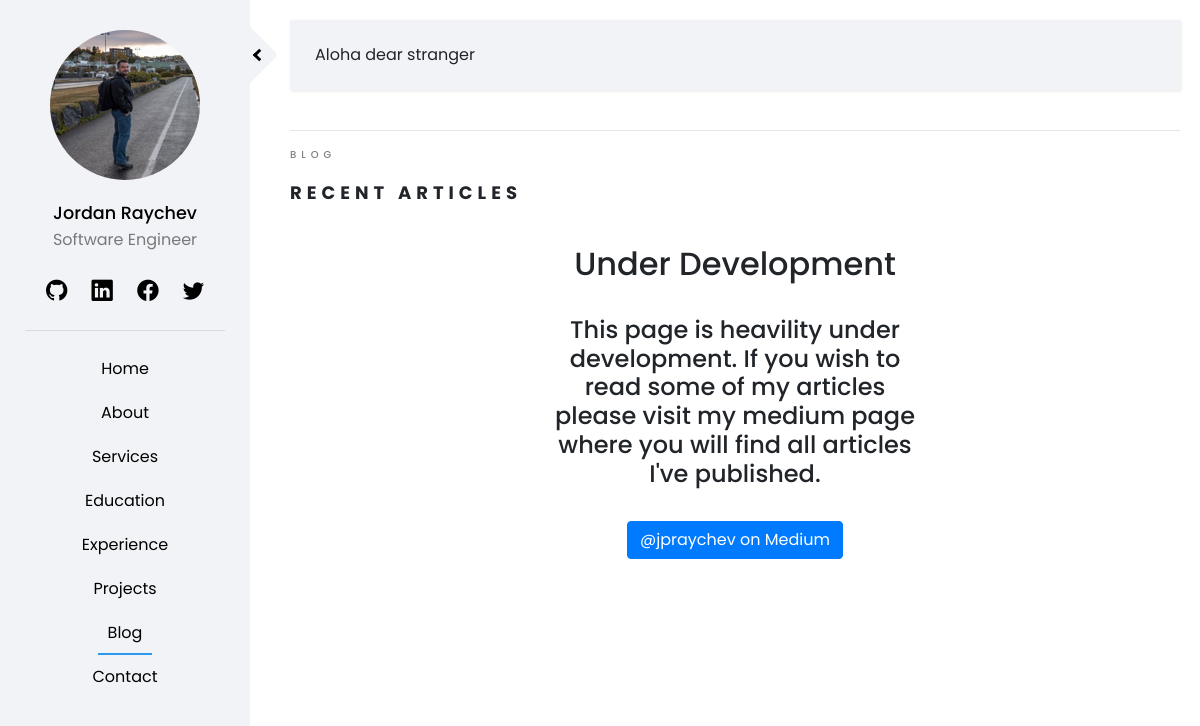
Screenshot of /pages/blog/ with the database file from the repository.
### accounts/models.py (models this page shows, shortened)
class CustomUser(AbstractUser):
    department = models.CharField(max_length=50)
    profession = models.CharField(max_length=50)
    about = models.TextField(default='', max_length=1000)
    slug = models.SlugField(max_length=50)
    profile_image = models.ImageField(default='profile_default.jpg', upload_to='profile_images')

class UserSocial(models.Model):
    user = models.ForeignKey(CustomUser, default=1, on_delete=models.DO_NOTHING)
    social_name = models.CharField(max_length=50)
    social_class = models.CharField(max_length=50)
    social_url = models.CharField(max_length=100)

### staticpages/models.py (models this page shows, shortened)
class Menu(models.Model):
    menu_name = models.CharField(max_length=50)
    @property
    def menu_slug(self):
        return self.menu_name.lower()

### staticpages/views.py (the view)
# urls.py: path('blog/', BlogView.as_view(), name='blog'),
class BlogView(TemplateView):
    template_name = 'staticpages/blog.html'

### home/templatetags/sidebar_items.py (called while the page is built)
@register.inclusion_tag('home/menu.html', takes_context=True)
def get_menu(context):
    request = context['request']
    menu = Menu.objects.all()
    return {'menu' : menu, 'request': request}

@register.inclusion_tag('home/user_social.html')
def get_social(user):
    user_social = UserSocial.objects.filter(user=user)
    return { 'user_social' : user_social }

@register.inclusion_tag('home/user_meta.html', takes_context=True)
def get_user_meta(context, id):
    request = context['request']
    user_data = CustomUser.objects.filter(id=id)
    return { 'user_data' : user_data, 'request': request }

### templates/staticpages/blog.html (shortened to what this page needs)
{% extends 'home/base.html' %}
{% load crispy_forms_tags %}
{% load static %}
{% block content %}
<div class = "row">
    <div class = "col-sm-12">
        <span class="heading-meta">Blog</span>
        <h2 class="heading">Recent articles</h2>
    </div>
</div>
<div class = "container-fluid">
    <div class = row>
        <div class = "col-xl-3"></div>
        <div class = "col-xl-6 text-center">
            <h2> Under Development </h2>
            <h4 class = "p-4"> This page is heavility under development. If you wish to read some of my articles please
                visit my medium page where you will find all articles I've published.
            </h4>
            <a href = "https://jpraychev.medium.com/">
                <button class = "btn btn-primary"> @jpraychev on Medium </button>
            </a>
        </div>
        <div class = "col-xl-3"></div>
    </div>
</div>
{% endblock %}

### templates/home/user_meta.html
<img class="rounded-circle profile-img" src="{{ user_data.0.profile_image.url }}">
<a class="name" href = "{% url 'home' %}"> {{ user_data.0.first_name }} {{ user_data.0.last_name }} </a>
<p class="profession"> {{ user_data.0.profession }} </p>

### templates/home/user_social.html
{% for social in user_social %}
    <li><a target="_blank" href="{{ social.social_url }}"> <i class="{{ social.social_class }}"></i> </a></li>
{% endfor %}

### templates/home/menu.html
{% for item in menu %}
    {% url item.menu_slug as active_menu_item %}
    <li><a class = "{% if request.path == active_menu_item %} active {% endif %}" href="{% url item.menu_slug %}"> {{ item.menu_name}} </a></li>
{% endfor %}

### static/css/style.css (style rules this page uses)
:root { --main-color: rgb(242, 243, 247); --main-color-darker: rgb(230, 230, 230); --red-color: #ec5453; --green-color: #2fa499; --blue-color: #2c98f0; --darker-blue-color: #4054b2; --white-color: #ffffff; --yellow-color: #f9bf3f; --purple-color: #a84cb8; --border-color: rgba(0, 0, 0, 0.1); --black-color: rgba(0,0,0); --p-color: rgba(0, 0, 0, 0.5); --box-shadow: rgba(0, 0, 0, 0.2); --black-075: rgba(0, 0, 0, 0.75); }
body { font-family: 'Poppins', sans-serif; background: var(--white-color); }
p { font-family: 'Poppins', sans-serif; font-size: 1em; font-weight: 400; line-height: 1.7em; color: var(--p-color); }
a, a:hover, a:focus { color: inherit; text-decoration: none; transition: all 0.3s; }
ul.social-sidebar li { display: inline-block; }
#sidebar ul li a, .main-navbar li a { position: relative; display: inline-block; padding: 10px; }
#sidebar ul li a:after, .main-navbar li a:after { content: ''; position: absolute; width: 100%; transform: scaleX(0); height: 2px; bottom: 0; left: 0; background-color: var(--blue-color); transform-origin: bottom center; transition: transform 0.25s ease-out; }
#sidebar ul li a.active:after, .main-navbar li a.active:after { transform: scaleX(1); transform-origin: bottom center; }
.profile-img { width: 150px; height: 150px; margin-bottom: 20px; }
.name { font-size: 1.1em; font-weight: 500; }
.heading-meta { margin-bottom: 15px; display: block; font-size: 10px; text-transform: uppercase; color: var(--p-color); font-weight: 500; letter-spacing: 5px; }
.heading { font-size: 18px; margin-bottom: 2em; font-weight: 700; text-transform: uppercase; letter-spacing: 5px; line-height: 1.8; position: relative; }
@media (min-width: 1200px) { .col-xl-3 { max-width: 100%; } }

### rows the page displays
CustomUser: profile_image (picture), first_name "Jordan", last_name "Raychev", profession "Software Engineer"
Menu: menu_name "Home"
Menu: menu_name "About"
Menu: menu_name "Services"
Menu: menu_name "Education"
Menu: menu_name "Experience"
Menu: menu_name "Projects"
Menu: menu_name "Blog"
Menu: menu_name "Contact"
